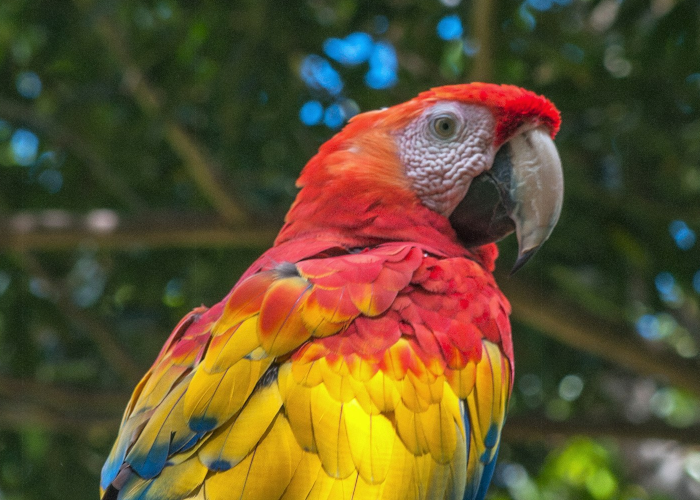
#> input picture cs-2/01-image-processing/rotated/bird.png, 700 x 500 px, found by its file name
$ python solved.py
#> lines starting #> are read from the running program, lines starting #| are printed output that depends on the picture
from PIL import Image

# Load input image
im = Image.open("bird.png")
#> im is the input picture: PIL image 700x500 RGB; mean R, G, B 96.4, 80.7, 46.3

# Make blank output image with same dimension as the original
output = Image.new(im.mode, im.size)
#> output: PIL image 700x500 RGB; every value is 0

# https://en.wikipedia.org/wiki/Kernel_(image_processing)
# https://setosa.io/ev/image-kernels/


def processKernel(im, kernel, outputName):
#> called with outputName = 'kernel-sharpen.png'
    for y in range(1, im.height - 1):
        for x in range(1, im.width - 1):
            newR = 0
            newG = 0
            newB = 0

            for ky in [-1, 0, 1]:
                for kx in [-1, 0, 1]:
                    factor = kernel[ky + 1][kx + 1]
                    (r, g, b) = im.getpixel((x + kx, y + ky))

                    newR += r * factor
                    newG += g * factor
                    newB += b * factor

            output.putpixel((x, y), (round(newR), round(newG), round(newB)))
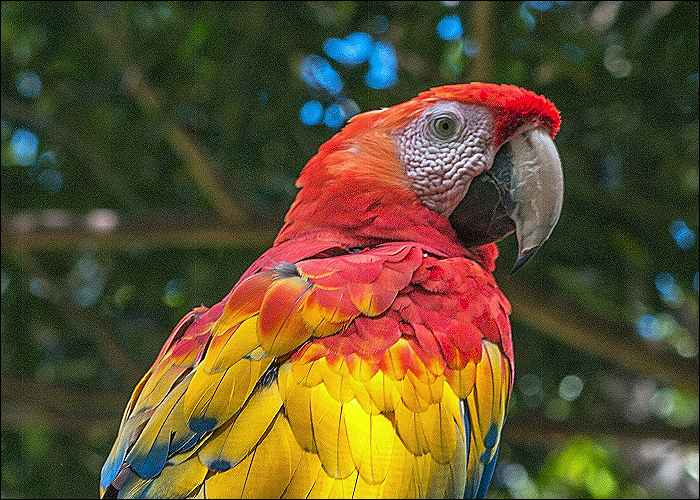
#> output: PIL image 700x500 RGB; mean R, G, B 95.8, 80.3, 46.6

    output.save(outputName)


sharpen = [
    [0, -1, 0],
    [-1, 5, -1],
    [0, -1, 0],
]

processKernel(im, sharpen, "kernel-sharpen.png")

edge = [
    [0, -1, 0],
    [-1, 4, -1],
    [0, -1, 0],
]

processKernel(im, edge, "kernel-edge.png")
#> call 2 of processKernel, with outputName = 'kernel-edge.png'
#> after the loop in processKernel (call 2), `for y in range(1, im.height - 1):`:
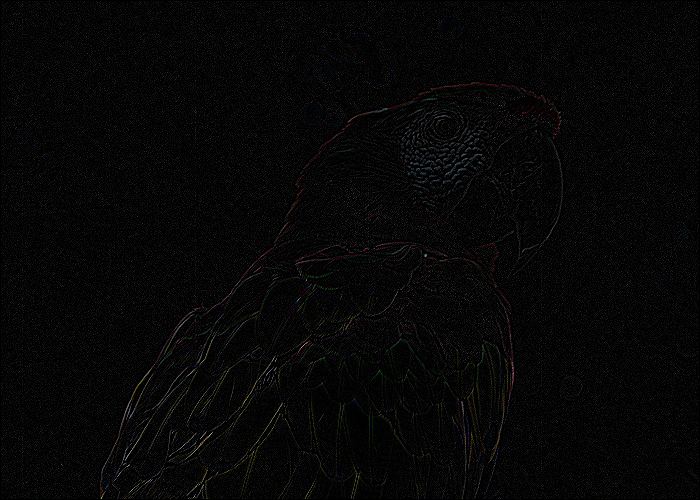
#> output: PIL image 700x500 RGB; mean R, G, B 6.3, 6.2, 6.1

blur = [
    [1 / 9, 1 / 9, 1 / 9],
    [1 / 9, 1 / 9, 1 / 9],
    [1 / 9, 1 / 9, 1 / 9],
]

processKernel(im, blur, "kernel-blur.png")
